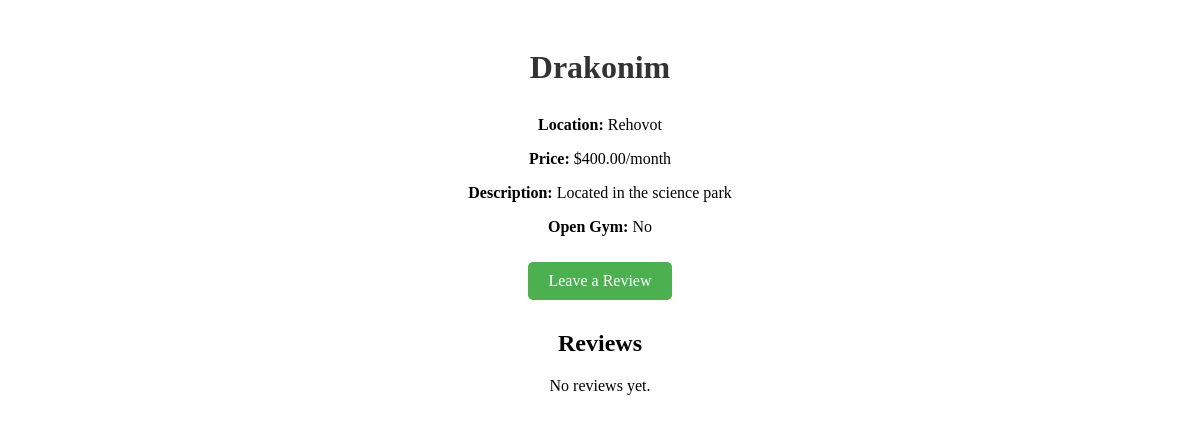
Page /WODWiseappImpl/box/1/ on the earlier database version.
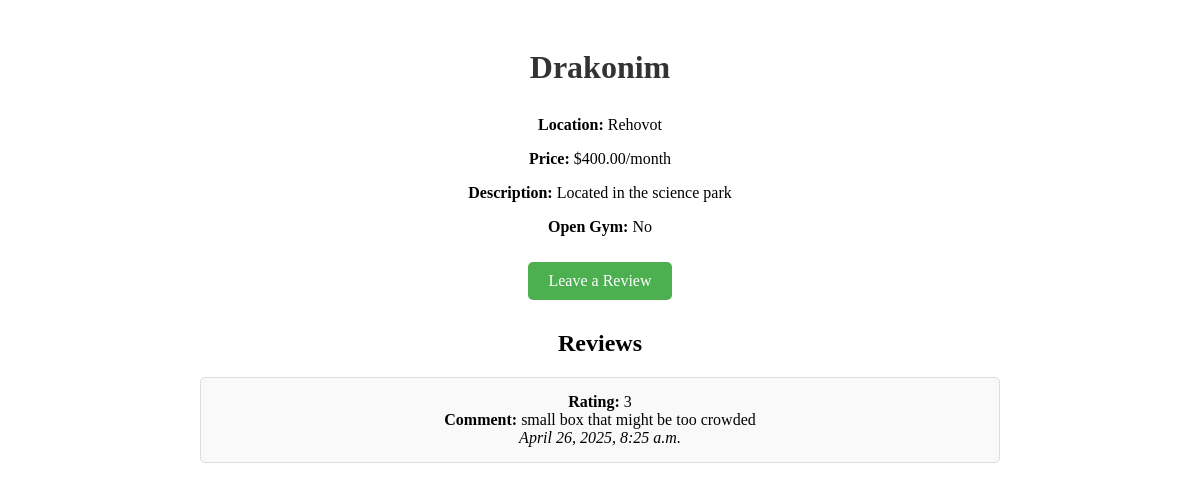
Same page on the later database version.
### WODWiseappImpl/models.py (models this page shows, shortened)
class Box(models.Model):
    name = models.CharField(max_length=255)
    location = models.CharField(max_length=255)
    website = models.URLField(blank=True, null=True)
    price_per_month = models.DecimalField(max_digits=6, decimal_places=2)
    description = models.TextField(blank=True)
    open_gym = models.BooleanField(default=False)

class Review(models.Model):
    box = models.ForeignKey(Box, related_name='reviews', on_delete=models.CASCADE)
    user = models.ForeignKey(User, on_delete=models.CASCADE)
    rating = models.IntegerField()
    comment = models.TextField()
    created_at = models.DateTimeField(auto_now_add=True)

### WODWiseappImpl/views.py (the view)
# urls.py: path("box/<int:box_id>/", views.box_detail, name="box_detail"),
def box_detail(request, box_id):
    box = get_object_or_404(Box, pk=box_id)
    reviews = Review.objects.filter(box=box).order_by('-created_at')
    return render(request, 'WODWiseappImpl/box_detail.html', {'box': box, 'reviews': reviews})

### WODWiseappImpl/templates/WODWiseappImpl/box_detail.html (shortened to what this page needs)
{% extends 'WODWiseappImpl/base.html' %}
{% block header %}{{ box.name }}{% endblock %}
{% block content %}
<p><strong>Location:</strong> {{ box.location }}</p>
<p><strong>Price:</strong> ${{ box.price_per_month }}/month</p>
{% if box.description %}
<p><strong>Description:</strong> {{ box.description }}</p>
{% endif %}
<p><strong>Open Gym:</strong> {% if box.open_gym %}Yes{% else %}No{% endif %}</p>
<a href="{% url 'WODWiseappImpl:add_review' box.id %}" class="button">Leave a Review</a>
<h2>Reviews</h2>
{% if reviews %}
    {% for review in reviews %}
        <div class="box-card">
            <strong>Rating:</strong> {{ review.rating }}<br>
            <strong>Comment:</strong> {{ review.comment }}<br>
            <em>{{ review.created_at }}</em>
        </div>
    {% endfor %}
{% else %}
    <p>No reviews yet.</p>
{% endif %}
{% endblock %}

### WODWiseappImpl/templates/WODWiseappImpl/base.html (shortened to what this page needs)
{% load static %}
<!DOCTYPE html>
<html>
<head>
    <link rel="stylesheet" href="{% static 'WODWiseappImpl/css/style.css' %}">
</head>
<body>
    <div class="container">
        <h1>{% block header %}{% endblock %}</h1>
        <div class="content">
            {% block content %}{% endblock %}
        </div>
    </div>
</body>
</html>

### WODWiseappImpl/static/WODWiseappImpl/css/style.css (style rules this page uses)
.container { max-width: 800px; margin: 0 auto; padding: 20px; text-align: center; }
.button { display: inline-block; padding: 10px 20px; margin: 10px; background-color: #4CAF50; color: white; text-decoration: none; border-radius: 5px; }
h1 { color: #333; margin-bottom: 30px; }
.box-card { border: 1px solid #ddd; border-radius: 5px; padding: 15px; margin-bottom: 15px; background-color: #f9f9f9; }

Differences in the rows shown:
added Review: rating "3", comment "small box that might be too crowded", created_at "April 26, 2025, 8:25 a.m."
Other differences:
text no longer shown: "No reviews yet."
